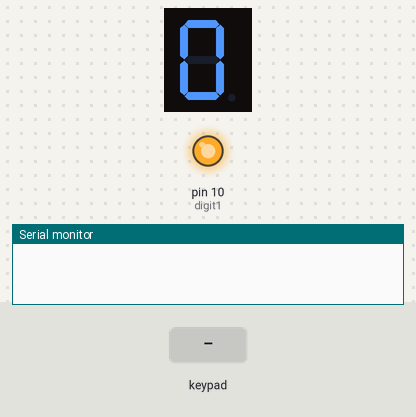
Simulated run of this sketch. Board: Arduino Uno, built with avr-gcc and run on an emulated ATmega328P. Shown: 1-digit seven-segment display, output pins drawn as LEDs (lit = HIGH), the last lines printed to the serial monitor. Wiring (inferred from the names in the program): 1-digit 7-segment display, segments lit when HIGH: segments pin 14, pin 15, pin 16, pin 17, pin 18, pin 19, pin 11. The inputs (shaded band) are chosen by the test bench. The segment pins are drawn as the display they are named for; pins used as bus, display or sensor lines are not drawn.

Above: at 1.2 s.
1.3 s: keypad keys 9 8 7 6 A pressed 0.4 s apart
At 3.5 s:
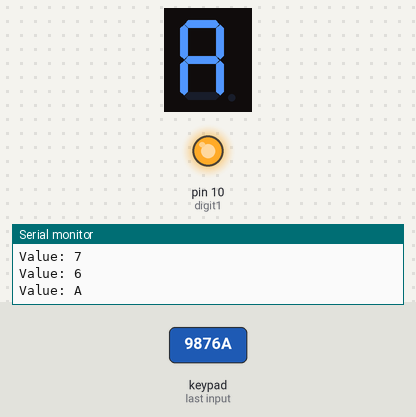
4.8 s: key 'C' pressed
At 6.0 s:
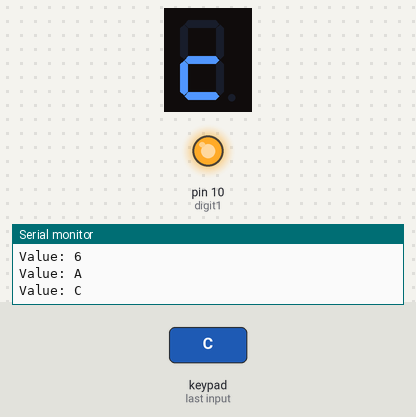
6.3 s: key 'E' pressed
At 7.4 s:
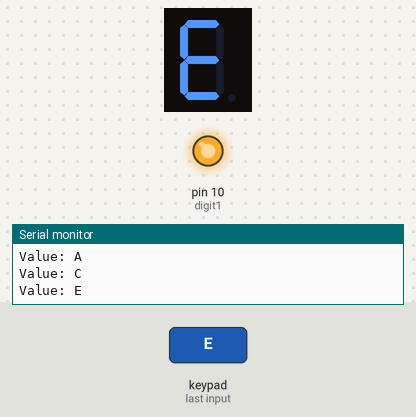
7.8 s: keypad keys 9 8 7 6 D pressed 0.4 s apart
At 9.8 s:
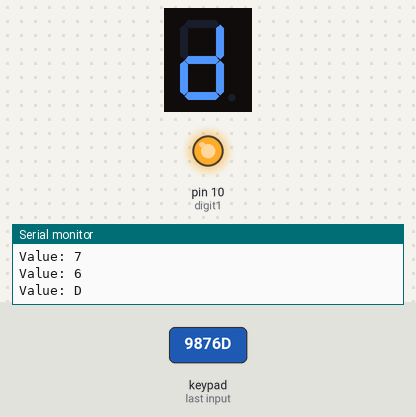
11.3 s: key 'F' pressed
At 12.5 s:
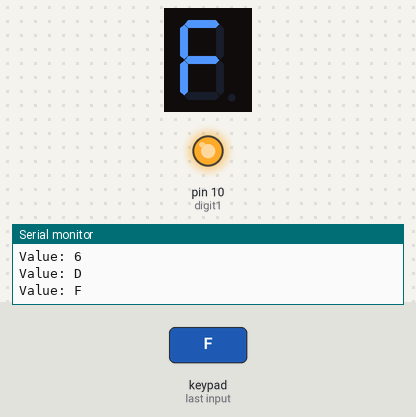
12.8 s: key 'B' pressed
At 13.7 s:
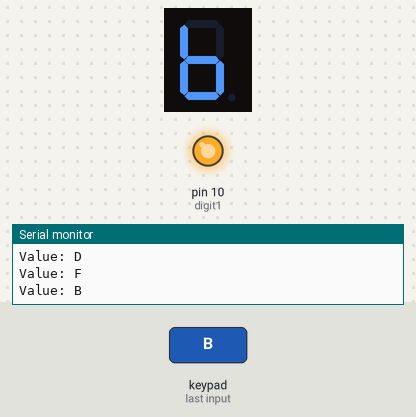
Timing chart, 0 to 15.3 s (numbered marks = the images above; inputs shaded):
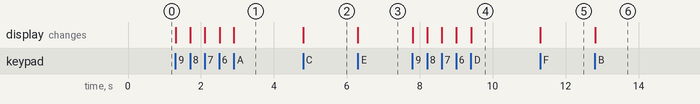

Measured:
- after the input at 1.3 s, the display: first changes at once (image 1 shows a later state)
- after the input at 4.8 s, the display: changes at once (image 2)
- after the input at 6.3 s, the display: changes at once (image 3)
- after the input at 7.8 s, the display: first changes at once (image 4 shows a later state)
- after the input at 11.3 s, the display: changes at once (image 5)
- after the input at 12.8 s, the display: changes at once (image 6)

The sketch:

lab2-checkpoint03.ino
```cpp
#include <Keypad.h>


const int segmentA = 14;
const int segmentB = 15;
const int segmentC = 16;
const int segmentD = 17;
const int segmentE = 18;
const int segmentF = 19;
const int segmentG = 11;
const int digit1 = 10;
const int ROW_NUM = 4; //four rows
const int COLUMN_NUM = 4; //four columns
char keys[ROW_NUM][COLUMN_NUM]={
  {'1','2','3','A'},
  {'4','5','6','B'},
  {'7','8','9','C'},
  {'E','0','F','D'}
};
byte pin_rows[ROW_NUM] = {9, 8, 7, 6}; //connect to the row pinouts of the keypad
byte pin_column[COLUMN_NUM] = {5, 4, 3, 2}; //connect to the column pinouts of the keypad

Keypad keypad = Keypad( (char *)keys,
                 pin_rows, pin_column,
                 ROW_NUM, COLUMN_NUM );

char key;

void display_0() {
  digitalWrite(segmentA, HIGH);
  digitalWrite(segmentB, HIGH);
  digitalWrite(segmentC, HIGH);
  digitalWrite(segmentD, HIGH);
  digitalWrite(segmentE, HIGH);
  digitalWrite(segmentF, HIGH);
  digitalWrite(segmentG, LOW);
}

void display_1() {
  digitalWrite(segmentA, LOW);
  digitalWrite(segmentB, HIGH);
  digitalWrite(segmentC, HIGH);
  digitalWrite(segmentD, LOW);
  digitalWrite(segmentE, LOW);
  digitalWrite(segmentF, LOW);
  digitalWrite(segmentG, LOW);
}

void display_2() {
  digitalWrite(segmentA, HIGH);
  digitalWrite(segmentB, HIGH);
  digitalWrite(segmentC, LOW);
  digitalWrite(segmentD, HIGH);
  digitalWrite(segmentE, HIGH);
  digitalWrite(segmentF, LOW);
  digitalWrite(segmentG, HIGH);
}
void display_3() {
  digitalWrite(segmentA, HIGH);
  digitalWrite(segmentB, HIGH);
  digitalWrite(segmentC, HIGH);
  digitalWrite(segmentD, HIGH);
  digitalWrite(segmentE, LOW);
  digitalWrite(segmentF, LOW);
  digitalWrite(segmentG, HIGH);
}
void display_4() {
  digitalWrite(segmentA, LOW);
  digitalWrite(segmentB, HIGH);
  digitalWrite(segmentC, HIGH);
  digitalWrite(segmentD, LOW);
  digitalWrite(segmentE, LOW);
  digitalWrite(segmentF, HIGH);
  digitalWrite(segmentG, HIGH);
}
void display_5() {
  digitalWrite(segmentA, HIGH);
  digitalWrite(segmentB, LOW);
  digitalWrite(segmentC, HIGH);
  digitalWrite(segmentD, HIGH);
  digitalWrite(segmentE, LOW);
  digitalWrite(segmentF, HIGH);
  digitalWrite(segmentG, HIGH);
}
void display_6() {
  digitalWrite(segmentA, HIGH);
  digitalWrite(segmentB, LOW);
  digitalWrite(segmentC, HIGH);
  digitalWrite(segmentD, HIGH);
  digitalWrite(segmentE, HIGH);
  digitalWrite(segmentF, HIGH);
  digitalWrite(segmentG, HIGH);
}
void display_7() {
  digitalWrite(segmentA, HIGH);
  digitalWrite(segmentB, HIGH);
  digitalWrite(segmentC, HIGH);
  digitalWrite(segmentD, LOW);
  digitalWrite(segmentE, LOW);
  digitalWrite(segmentF, LOW);
  digitalWrite(segmentG, LOW);
}
void display_8() {
  digitalWrite(segmentA, HIGH);
  digitalWrite(segmentB, HIGH);
  digitalWrite(segmentC, HIGH);
  digitalWrite(segmentD, HIGH);
  digitalWrite(segmentE, HIGH);
  digitalWrite(segmentF, HIGH);
  digitalWrite(segmentG, HIGH);
}
void display_9() {
  digitalWrite(segmentA, HIGH);
  digitalWrite(segmentB, HIGH);
  digitalWrite(segmentC, HIGH);
  digitalWrite(segmentD, HIGH);
  digitalWrite(segmentE, LOW);
  digitalWrite(segmentF, HIGH);
  digitalWrite(segmentG, HIGH);
}
void display_a() {
  digitalWrite(segmentA, HIGH);
  digitalWrite(segmentB, HIGH);
  digitalWrite(segmentC, HIGH);
  digitalWrite(segmentD, LOW);
  digitalWrite(segmentE, HIGH);
  digitalWrite(segmentF, HIGH);
  digitalWrite(segmentG, HIGH);
}
void display_b() {
  digitalWrite(segmentA, LOW);
  digitalWrite(segmentB, LOW);
  digitalWrite(segmentC, HIGH);
  digitalWrite(segmentD, HIGH);
  digitalWrite(segmentE, HIGH);
  digitalWrite(segmentF, HIGH);
  digitalWrite(segmentG, HIGH);
}
void display_c() {
  digitalWrite(segmentA, LOW);
  digitalWrite(segmentB, LOW);
  digitalWrite(segmentC, LOW);
  digitalWrite(segmentD, HIGH);
  digitalWrite(segmentE, HIGH);
  digitalWrite(segmentF, LOW);
  digitalWrite(segmentG, HIGH);
}
void display_d() {
  digitalWrite(segmentA, LOW);
  digitalWrite(segmentB, HIGH);
  digitalWrite(segmentC, HIGH);
  digitalWrite(segmentD, HIGH);
  digitalWrite(segmentE, HIGH);
  digitalWrite(segmentF, LOW);
  digitalWrite(segmentG, HIGH);
}
void display_e() {
  digitalWrite(segmentA, HIGH);
  digitalWrite(segmentB, LOW);
  digitalWrite(segmentC, LOW);
  digitalWrite(segmentD, HIGH);
  digitalWrite(segmentE, HIGH);
  digitalWrite(segmentF, HIGH);
  digitalWrite(segmentG, HIGH);
}
void display_f() {
  digitalWrite(segmentA, HIGH);
  digitalWrite(segmentB, LOW);
  digitalWrite(segmentC, LOW);
  digitalWrite(segmentD, LOW);
  digitalWrite(segmentE, HIGH);
  digitalWrite(segmentF, HIGH);
  digitalWrite(segmentG, HIGH);
}
void display7Segment(char value) { // เปลี่ยนตรงนี้เป็น char
  switch(value) {
    case '0': display_0(); break;
    case '1': display_1(); break;
    case '2': display_2(); break;
    case '3': display_3(); break;
    case '4': display_4(); break;
    case '5': display_5(); break;
    case '6': display_6(); break;
    case '7': display_7(); break;
    case '8': display_8(); break;
    case '9': display_9(); break;
    case 'A': display_a(); break;
    case 'B': display_b(); break;
    case 'C': display_c(); break;
    case 'D': display_d(); break;
    case 'E': display_e(); break;
    case 'F': display_f(); break;
  }
}


void setup() {
  // put your setup code here, to run once:
  for (int i = segmentA; i<=segmentF; i++){
    pinMode(i, OUTPUT);
  }
  pinMode(segmentG, OUTPUT);

  // setup keypad
  for (int c = 2; c<=5; c++) {
    pinMode(c, INPUT_PULLUP);
  }
  pinMode(digit1, OUTPUT);
  digitalWrite(digit1, HIGH);
  display7Segment('0');
  Serial.begin(9600);
}


void loop() {
  if ( (key=keypad.getKey()) != NO_KEY ) { // get key
    Serial.print("Value: ");
    Serial.println(key);
    display7Segment(key);
  }
}
```
